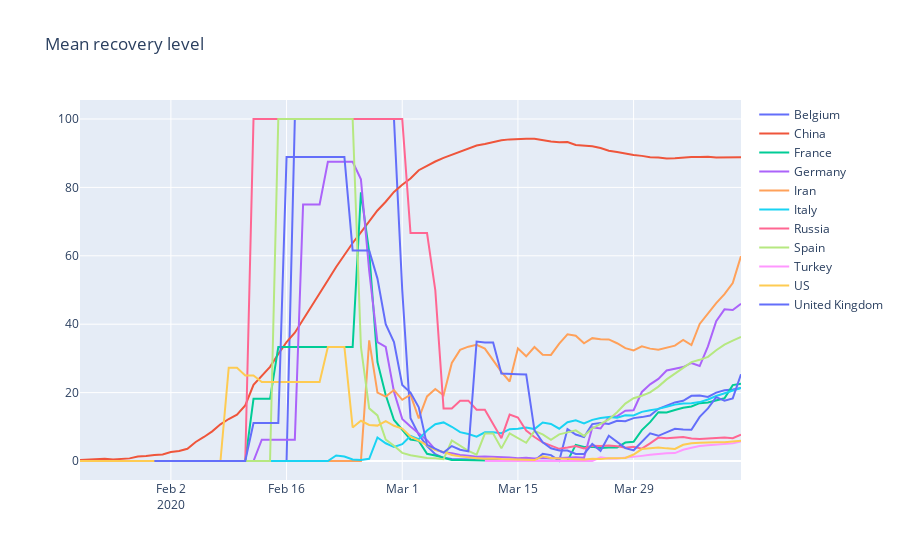

The notebook cell this image was saved under:
### Code cell
plotly_line_plot(
    df_top_conf_by_date,
    title = 'Mean recovery level'
)
